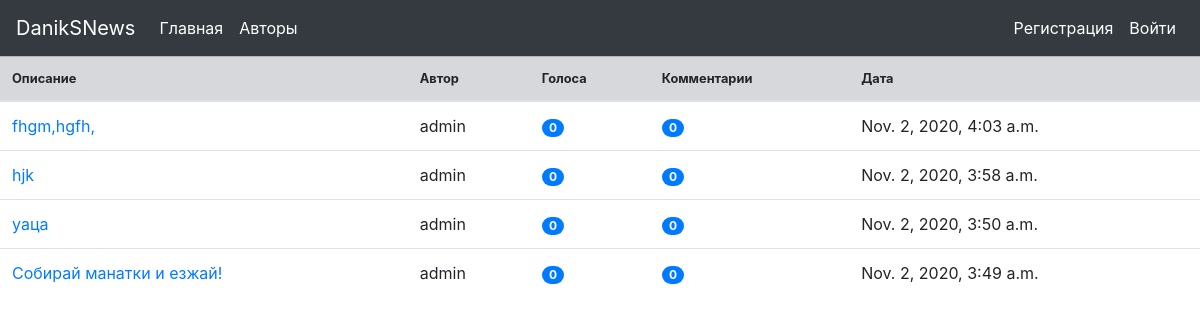
The app's page /article/, older data.
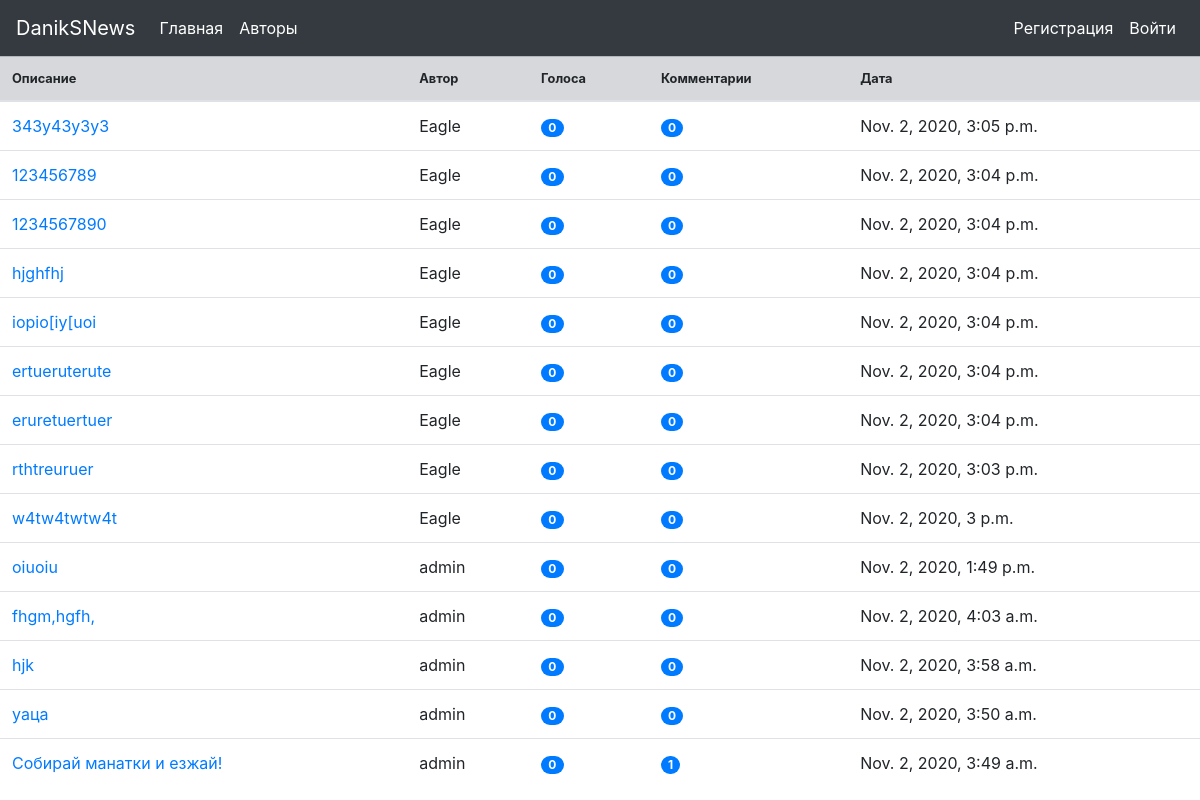
The same page, newer data.
### article/models.py (models this page shows, shortened)
class Article(models.Model):
    title = models.CharField(max_length=255, verbose_name='Название')
    text = models.TextField(max_length=5000, verbose_name='Содержание')
    author = models.ForeignKey(User, max_length=255, verbose_name='Автор', on_delete=models.CASCADE)
    data = models.DateTimeField(auto_now_add=True)
    slug = models.SlugField(max_length=255, blank=True)
    def get_absolute_url(self):
        return reverse('article_detail_url', kwargs={'slug': self.slug})

### article/views.py (the view)
# urls.py: path('', index, name='index'),
def index(request):
    articles = Article.objects.order_by('-data')
    list_of_data = []
    for article in articles:
        num_votes = 0
        for choice in article.choice_set.all():
            num_votes += choice.votes
        tmp = (article, article.comment_set.count(), num_votes)
        list_of_data.append(tmp)
    context = {
        'list_of_data': list_of_data,
    }
    return render(request, 'article/index.html', context=context)

### article/templates/article/index.html
{% extends 'base.html' %}
{% block content %}
        <table class="table ">
            <thead class="">
            <tr class="table-secondary small">
                <th scope="col">Описание</th>
                <th scope="col">Автор</th>
                <th scope="col">Голоса</th>
                <th scope="col">Комментарии</th>
                <th scope="col">Дата</th>
            </tr>
            </thead>
            <tbody>
            {% for article, com_num, vote_num in list_of_data %}
                <tr>
                    <td><a href="{{ article.get_absolute_url }}"
                           class="text-black">{{ article.title|truncatechars:60 }}</a></td>
                    <td>{{ article.author }}</td>
                    <td><span class="badge badge-primary badge-pill">{{ vote_num }}</span></td>
                    <td><span class="badge badge-primary badge-pill">{{ com_num }}</span></td>
                    <td>{{ article.data }}</td>
                </tr>
            {% endfor %}
            </tbody>
        </table>
{% endblock %}

### news/templates/base.html (shortened to what this page needs)
<!DOCTYPE html>
<html lang="en">
<head>
    <link rel="stylesheet" href="https://cdn.jsdelivr.net/npm/bootstrap@4.5.3/dist/css/bootstrap.min.css">
</head>
<body>
<nav class="navbar navbar-expand-lg navbar-dark bg-dark">
    <a class="navbar-brand" href="{% url 'index' %}">DanikSNews</a>
    <div class="collapse navbar-collapse" id="navbarNavAltMarkup">
        <div class="navbar-nav">
            <a class="nav-link active" href="{% url 'index' %}">Главная<span class="sr-only">(current)</span></a>
            <a class="nav-link active" href="#">Авторы</a>
        </div>
        <div class="navbar-collapse justify-content-end" id="navbarNavAltMarkup">
            <ul class="navbar-nav ">
                {% if user.is_authenticated %}
                    <li class="nav-item ">
                        <a class="nav-link disabled" tabindex="-1" aria-disabled="true">Welcome,</a>
                    </li>
                    <li class="nav-item dropdown " >
                        <a class="nav-link dropdown-toggle" href="#" id="navbarDropdown" role="button"
                           data-toggle="dropdown" aria-haspopup="true" aria-expanded="false">
                            {{ user.username }}
                        </a>
                        <div class="dropdown-menu" aria-labelledby="navbarDropdown">
                            <a class="dropdown-item" href="{% url 'accounts:profile_detail' %}">Profile</a>
                            <a class="dropdown-item" href="{% url 'accounts:profile_all_articles' %}">My articles</a>
                            <div class="dropdown-divider"></div>
                            <a class="dropdown-item" href="{% url 'create_article' %}">Create article</a>
                            <div class="dropdown-divider"></div>
                            <a class="dropdown-item" href="{% url 'accounts:profile_edit' %}">Edit profile</a>
                            <a class="dropdown-item" href="{% url 'accounts:logout_url' %}">Log out</a>
                        </div>
                    </li>
                    <a class="nav-link active" href="{% url 'accounts:logout_url' %}">Выйти</a>
                {% else %}
                    <a class="nav-link active" href="{% url 'accounts:register_url' %}">Регистрация</a>
                    <a class="nav-link active" href="{% url 'accounts:login_url' %}">Войти</a>
                {% endif %}
            </ul>
        </div>
    </div>
</nav>
{% block content %}
{% endblock %}
</body>
</html>

Row changes from the older to the newer data that the page shows:
added Article: title "343y43y3y3", author "Eagle", vote_num "0", com_num "0", data "Nov. 2, 2020, 3:05 p.m."
added Article: title "123456789", author "Eagle", vote_num "0", com_num "0", data "Nov. 2, 2020, 3:04 p.m."
added Article: title "1234567890", author "Eagle", vote_num "0", com_num "0", data "Nov. 2, 2020, 3:04 p.m."
added Article: title "hjghfhj", author "Eagle", vote_num "0", com_num "0", data "Nov. 2, 2020, 3:04 p.m."
added Article: title "iopio[iy[uoi", author "Eagle", vote_num "0", com_num "0", data "Nov. 2, 2020, 3:04 p.m."
added Article: title "ertueruterute", author "Eagle", vote_num "0", com_num "0", data "Nov. 2, 2020, 3:04 p.m."
added Article: title "eruretuertuer", author "Eagle", vote_num "0", com_num "0", data "Nov. 2, 2020, 3:04 p.m."
added Article: title "rthtreuruer", author "Eagle", vote_num "0", com_num "0", data "Nov. 2, 2020, 3:03 p.m."
added Article: title "w4tw4twtw4t", author "Eagle", vote_num "0", com_num "0", data "Nov. 2, 2020, 3 p.m."
added Article: title "oiuoiu", author "admin", vote_num "0", com_num "0", data "Nov. 2, 2020, 1:49 p.m."
computed for Article "Собирай манатки и езжай!": author "0" → "1"
